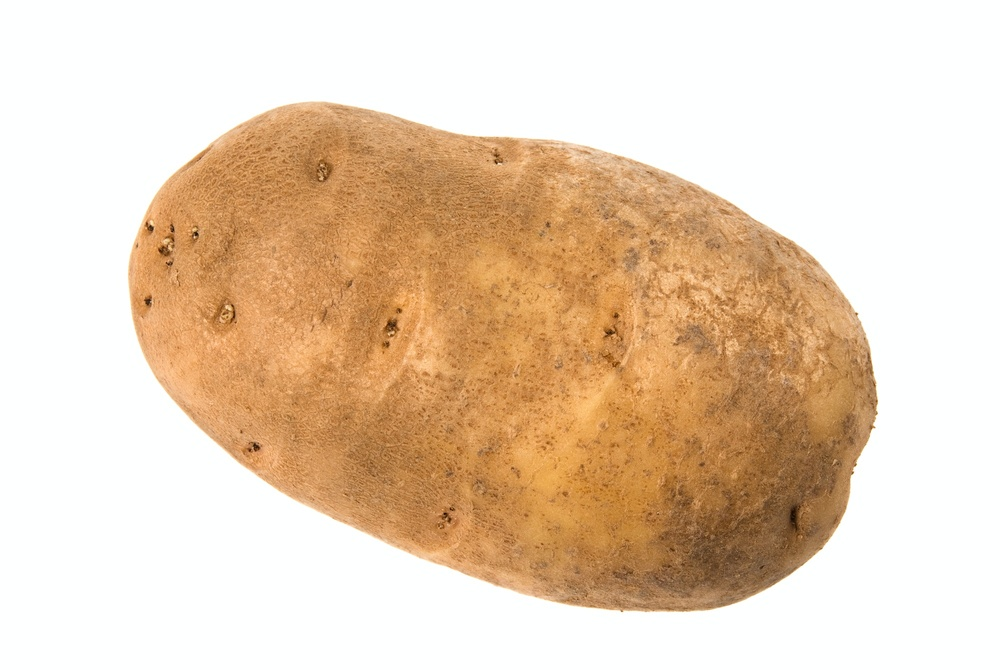
#> input picture dev/edge_detect/python/images/isolated_potato.jpg, 1000 x 670 px, shrunk from 2000 x 1339 before the run, found by its file name
$ python run_this.py
#> lines starting #> are read from the running program, lines starting #| are printed output that depends on the picture; after the words box and inside, x2 and y2 are one past the last pixel; in counts of white or black regions, pixels touching at a corner belong together
### dev/edge_detect/python/detection_functions.py
import argparse
import cv2
import numpy as np
from math import atan2, cos, sin, sqrt, pi
# _______________________________________________________ #

'''
This function retrieves the filename of an image from command line
    arguments. This is likely how images will get passed into the
    Python script, unless the final architecture ends up being less modular.

Accepts no parameters, only references shell environment for cmdline args
Returns a string filename pointing to the image to process
'''
# [11 lines left out: function read_filename, not called in this run]
    #ENDOF: read_filename()


'''
This function uses its string parameter to open and read a file storing processing
    parameters. Each line in the file stores a single parameter set in the following
    format:
        <gauss state>, <median state>, <low threshold>, <high threshold>

It needs only the valid string filename, and returns a 2D list, with each elem being
    a set of parameters for processing
'''
def compile_param_list( filename="param_refine_all3.txt" ):
#> called with filename = 'param_refine.txt'
    params = []

    with open(filename, "r") as file:
#> (reads param_refine.txt from the repository)
        for line in file:
            tmp = line.split()
            params.append( [int(tmp[0]), int(tmp[1])] )

    return params
    #ENDOF: compile_param_list()


'''
This function combines many other functions in this file. It accepts a filename
    pointing to an image to be processed, and preps it. This is then passed to
    a Canny edge detector with the specified thresholds. This output is then
    LIGHTLY blurred once more to join up individual edge contours that appear
    disjoint incorrectly. It is recast into a binary output (as the Gaussian blur
    will make it shades of grey), and returned.

It accepts the following parameters:
    lthresh  - int     - The low hysterisis threshold to use for Canny
    hthresh  - int     - The high hysterisis threshold to use for Canny
    L2       - boolean - L2 gradient for Canny...leave False
    filename - string  - path to image filename
'''


'''
This function implements edge detection and dimension measurement with a set of
    processing parameters. Rather than taking one processed image in and running
    operations on it, it accepts a list of parameters (such as the result of
    compile_param_list) along with an image filename. It then performs the image
    prep, the processing based on the passed-in parameters, and then measures
    those outputs. It finally averages those results of measuring and returns.

Requires a string image filename parameter
Requires a 2D list of parameters with each element being a list formatted:
    <low thresh>, <high thresh>
'''
def find_measurements( img_filename, params ):
    # values to return
#> called with img_filename = '.\\images\\isolated_potato.jpg'
    height  = 0
    width   = 0
    tot     = 0

    # index constants
    LTHRESH    = 0
    HTHRESH    = 1
    HEIGHT_IND = 0
    WIDTH_IND  = 1

    # read image & filter for prep
        # as preprocessing is always the same, only do this once
        # repeating this in the loop adds a TON of exec time
    img = cv2.GaussianBlur( cv2.imread( img_filename, cv2.IMREAD_GRAYSCALE ), [0, 0], 3, 0, cv2.BORDER_WRAP )
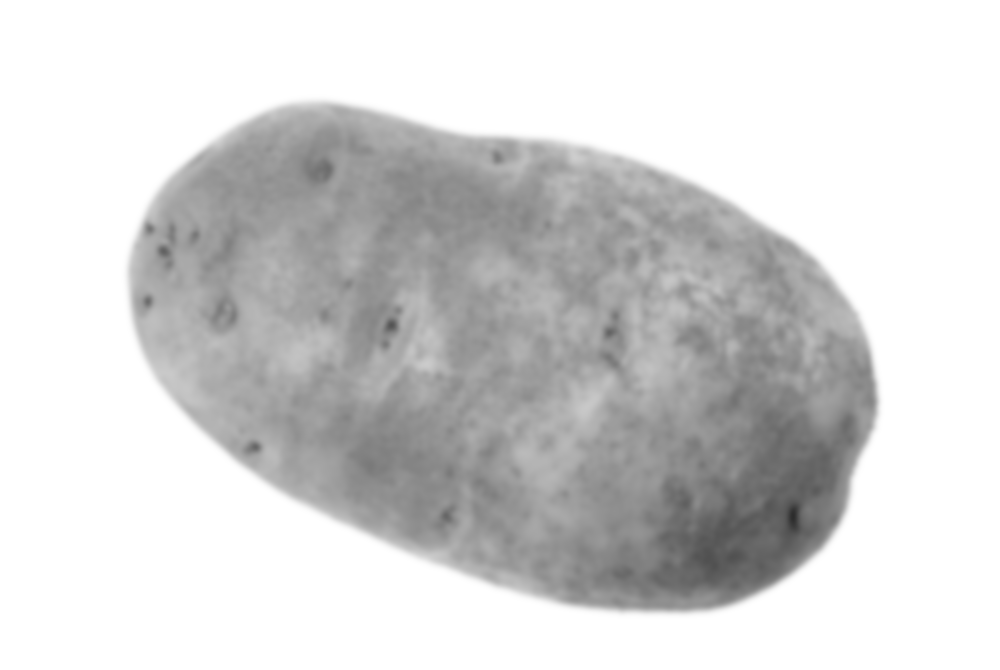
#> img: shape (670, 1000); min 44, max 255, mean 213
    for i in range(10):
        img = cv2.medianBlur( img, 7 )

    # process image foreach set of parameters
    for line in params:
        img_edges = cv2.Canny( img, line[HTHRESH], line[LTHRESH], 3, L2gradient=False )

        # light blur & re-binarize image to join up broken edge pixels
        img    = cv2.GaussianBlur(img, [3, 5], (1.0/3.0), 0, cv2.BORDER_WRAP)
        _, img = cv2.threshold(img, 0, 255, cv2.THRESH_BINARY)

        # use inbuilt contour-locating fxn on input image object
        cnts = cv2.findContours(img, cv2.RETR_EXTERNAL, cv2.CHAIN_APPROX_SIMPLE)
        cnts = cnts[0] if len(cnts) == 2 else cnts[1]
        dat  = [ cv2.minAreaRect(elem) for elem in cnts if cv2.contourArea(elem) > 100]


        # if did not receive clear information
        if len( dat ) == 0:
            continue

        # TODO: implement box combination? or leave as a skip
        if len( dat ) > 1:
            continue

        # retrieve bounding rect data from the list returned by orientation() and store
        dat     = dat[0]
        height += dat[1][HEIGHT_IND]
        width  += dat[1][WIDTH_IND]
        tot    += 1
#> this loop made 37 passes
#> (height, width) on passes 1 to 12: (669, 999), (1338, 1998), (2007, 2997), (2676, 3996), (3345, 4995), (4014, 5994), (4683, 6993), (5352, 7992), (6021, 8991), (6690, 9990), (7359, 10989), (8028, 11988)
#> pass 1, in find_measurements, `img_edges = cv2.Canny( img, line[HTHRESH], line[LTHRESH], 3, L2gradien..`:
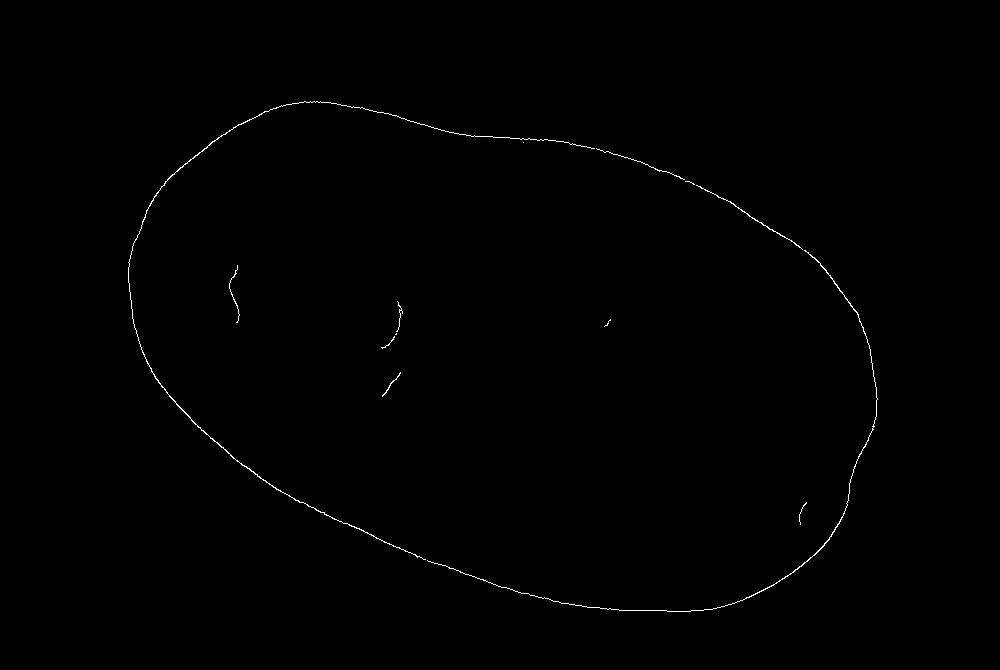
#> img_edges: shape (670, 1000); 0.36% white in thin lines or dots, all inside (x1, y1, x2, y2) = (128, 101, 878, 612)
#> after the loop, height = 24753; tot = 37; width = 36963

    # compute averages based on number of used param combinations
    height /= tot
#> height = 669
    width  /= tot
#> width = 999

    return height, width
    #ENDOF: find_measurements

### dev/edge_detect/python/run_this.py
import cv2
import detection_functions as funcs
import refine_parameters   as refine
import random

if __name__ == "__main__":
    ls = []
    data = []

    '''
    filename1 = r"/home/wingo/work/capstone_main/dev/edge_detect/python/images/isolated_potato.jpg"
    filename2 = r"./images/isolated_potato2.jpg"
    filename3 = r"./images/isolated_potato3.png"
    '''
    filename1 = r".\images\isolated_potato.jpg"
    filename2 = r".\images\isolated_potato2.jpg"
    filename3 = r".\images\isolated_potato3.png"

    '''
    _, data = refine.refine( [filename1] )

    img = funcs.execute( True, True, 11, 71, False, filename1 )
    #img = cv2.imread(filename1, cv2.IMREAD_GRAYSCALE)
    funcs.orientation( img )

    img = funcs.execute( True, True, 11, 71, False, filename2 )
    #img = cv2.imread(filename2, cv2.IMREAD_GRAYSCALE)
    funcs.orientation( img )

    img = funcs.execute( True, True, 11, 71, False, filename3 )
    #img = cv2.imread(filename3, cv2.IMREAD_GRAYSCALE)
    funcs.orientation( img )
    '''

    params = funcs.compile_param_list("param_refine.txt")

    height, width = funcs.find_measurements(filename1, params)
#> height = 669; width = 999
    print( f"Height: {height}, Width: {width}" )
#| Height: 669.0, Width: 999.0

    height, width = funcs.find_measurements(filename2, params)
#> call 2 of find_measurements, with img_filename = '.\\images\\isolated_potato2.jpg'
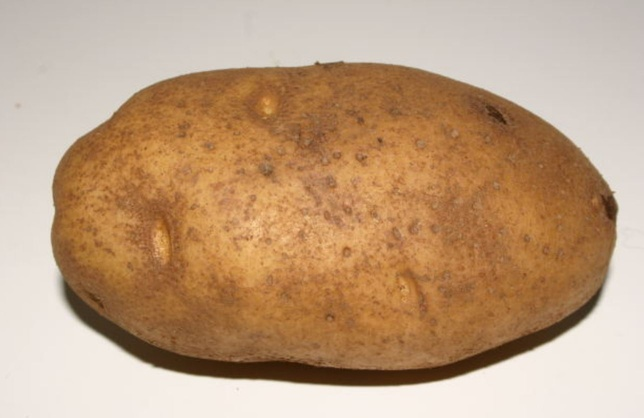
#> input picture dev/edge_detect/python/images/isolated_potato2.jpg, 644 x 418 px, shrunk from 1288 x 835 before the run, found by its file name
#> in find_measurements (call 2), `img = cv2.GaussianBlur( cv2.imread( img_filename, cv2.IMREAD_GRAYSCALE..`:
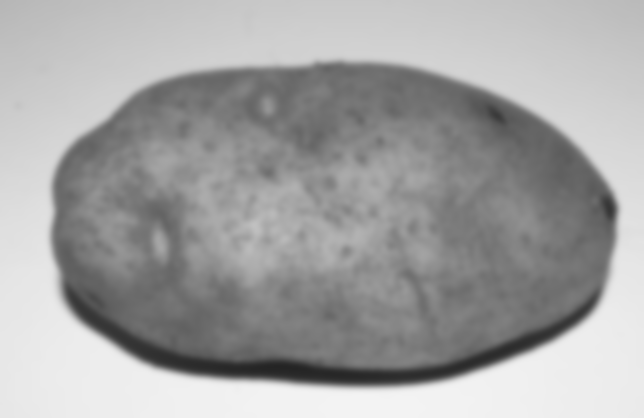
#> img: shape (418, 644); min 36, max 243, mean 163.9
#> the loop in find_measurements (call 2), `for line in params:` made 37 passes
#> (height, width) on passes 1 to 12: (417, 643), (834, 1286), (1251, 1929), (1668, 2572), (2085, 3215), (2502, 3858), (2919, 4501), (3336, 5144), (3753, 5787), (4170, 6430), (4587, 7073), (5004, 7716)
#> pass 1, in find_measurements (call 2), `img_edges = cv2.Canny( img, line[HTHRESH], line[LTHRESH], 3, L2gradien..`:
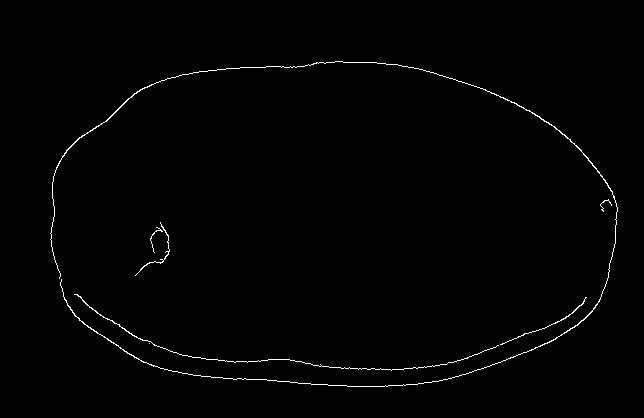
#> img_edges: shape (418, 644); 0.87% white in thin lines or dots, all inside (x1, y1, x2, y2) = (50, 61, 618, 387)
#> after the loop in find_measurements (call 2), `for line in params:`: height = 15429; tot = 37; width = 23791
#> in find_measurements (call 2), `height /= tot`: height = 417
#> in find_measurements (call 2), `width  /= tot`: width = 643
#> height = 417; width = 643
    print( f"Height: {height}, Width: {width}" )
#| Height: 417.0, Width: 643.0

    height, width = funcs.find_measurements(filename2, params)
    print( f"Height: {height}, Width: {width}" )
#| Height: 417.0, Width: 643.0
